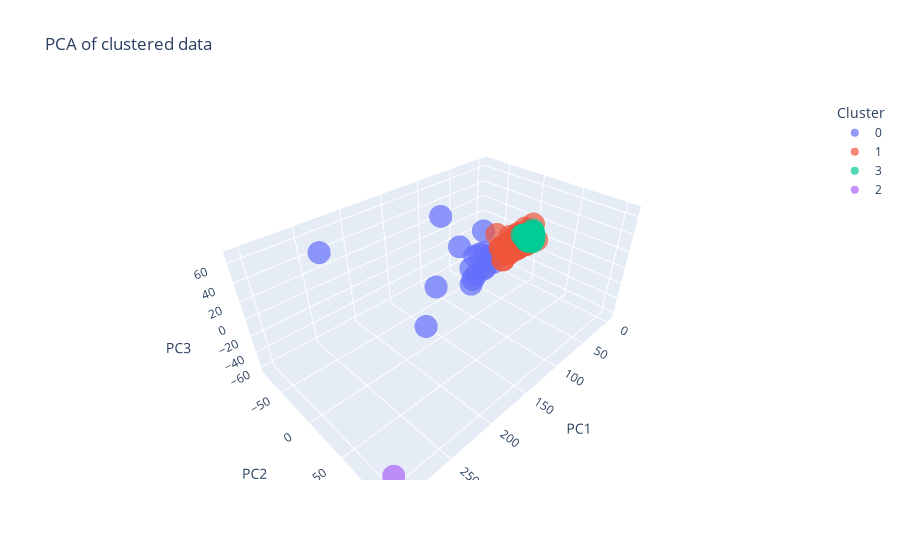

Notebook cell for this chart:
### Markdown cell above
we clearly see that the ward method is the most effficent since it gives use 2 main clusters and a third one, which probably contains outliers.
we then proceed plotting the clusters we found thanks to this method.

### Code cell
# Perform hierarchical clustering
model = AgglomerativeClustering(n_clusters=4, linkage='ward')
model.fit(data_scaled)
model_labels = [str(label) for label in model.labels_]


# Calculate cluster means
cluster_means = []
for i in range(model.n_clusters_):
    cluster_means.append(df_seq_HFiltNorm[model.labels_ == i].mean())

# Perform PCA
pca = PCA(n_components=3)
pca_data = pca.fit_transform(data_scaled)

# Create DataFrame for clustered data
df_clustered = pd.DataFrame({
    'PC1': pca_data[:, 0],
    'PC2': pca_data[:, 1],
    'PC3': pca_data[:, 2],
    'Cluster': model_labels
})

# Plot with Plotly Express
fig = px.scatter_3d(df_clustered, x='PC1', y='PC2', z='PC3', color='Cluster',
                    opacity=0.7, size_max=10,
                    title='PCA of clustered data')

# # Add annotations for legend
# for i, mean in enumerate(cluster_means):
#     fig.add_annotation(x=mean[0], y=mean[1], z=mean[2],
#                        text=f'Cluster {i+1}',
#                        showarrow=False,
#                        font=dict(color=sns.color_palette("Set1", n_colors=4)[i]))

fig.show()

### Figure 1 — Plotly figure (JSON) as saved in the notebook; plotly's stock layout.template omitted (floating-point values rounded to 4 significant figures; data arrays with more than 128 entries replaced by an {"elided": "..."} marker saying what was removed)
{"data": [{"hovertemplate": "Cluster=0<br>PC1=%{x}<br>PC2=%{y}<br>PC3=%{z}<extra></extra>", "legendgroup": "0", "marker": {"color": "#636efa", "opacity": 0.7, "symbol": "circle"}, "mode": "markers", "name": "0", "scene": "scene", "showlegend": true, "type": "scatter3d", "x": [51.55, 81.98, 81.76, 135.5, 156.0, 135.7, 131.9, 232.1, 60.43, 153.2, 75.93, 74.77, 111.4, 101.7, 74.83, 67.81, 74.11, 71.73, 87.21], "y": [-32.08, -21.13, -14.12, -15.06, 48.25, 41.96, -27.48, -81.8, -11.18, -22.05, -6.366, -8.614, 4.225, -21.8, -1.201, 1.146, -16.82, 0.6888, -14.15], "z": [13.67, -40.4, -23.93, 67.08, 58.39, 51.05, -22.88, 39.54, -6.476, -62.88, -13.38, -16.73, 5.977, 17.3, 2.763, 3.278, -1.157, -5.939, -27.85]}, {"hovertemplate": "Cluster=1<br>PC1=%{x}<br>PC2=%{y}<br>PC3=%{z}<extra></extra>", "legendgroup": "1", "marker": {"color": "#EF553B", "opacity": 0.7, "symbol": "circle"}, "mode": "markers", "name": "1", "scene": "scene", "showlegend": true, "type": "scatter3d", "x": [14.03, 8.714, 11.0, 12.77, 13.54, 18.4, 4.99, 5.002, 8.148, 17.03, 12.67, 8.39, 12.9, 13.29, 12.0, 13.16, 11.8, 14.95, 26.36, 9.584, 17.83, 16.45, 11.17, 9.326, 18.65, 6.86, 10.47, 42.43, 12.89, 44.81, 6.517, 17.33, 23.13, 9.376, 11.47, 15.9, 7.74, 7.669, 16.48, 15.21, 9.727, 9.871, 22.94, 24.57, 19.54, 18.8, 19.65, 50.03, 14.16, 8.792, 13.52, 11.81, 13.44, 19.59, 32.26, 20.87, 48.78, 15.65, 9.004, 13.7, 16.67, 18.73, 30.36, 29.66, 8.009, 46.19, 46.55, 24.69, 35.9, 52.53, 10.26, 11.48, 28.7, 39.77, 51.1, 11.37, 27.1, 42.29, 41.84, 18.66, 14.39, 30.3, 13.0, 9.158, 15.23, 20.41, 18.58, 13.37, 10.17, 32.26, 12.45, 11.45, 39.56, 16.68, 16.35, 13.42, 12.73, 40.79, 34.66, 12.26, 16.65, 9.074, 39.27, 30.79, 30.57, 23.72, 20.95, 34.45, 9.168, 39.62, 39.74, 8.341, 32.19, 9.947, 11.69, 25.75, 9.714, 31.54, 26.53, 10.23], "y": [-8.74, 1.899, 0.7128, -1.989, 15.95, 5.019, 3.445, 4.551, -2.478, -1.955, -6.145, 0.2215, -0.4449, 1.102, -2.227, 0.7727, -3.362, -4.697, -12.53, -3.641, -4.015, -0.07669, -3.42, 0.3555, -6.892, 1.729, -3.381, -8.304, 0.6416, -17.67, 2.792, -4.899, -6.238, -0.8442, 1.174, 2.684, -1.54, -0.2873, 2.634, -5.677, -0.3339, -2.006, -1.071, 3.772, -3.558, -1.612, -5.933, -2.721, -3.075, -1.552, 0.851, -0.461, -1.132, -7.949, 3.482, -0.004466, 2.526, 1.972, -3.225, -3.008, -1.215, -5.674, -5.087, -0.415, -2.634, -8.952, 0.6738, -6.36, -5.604, 0.5474, -2.584, -3.345, -3.08, -8.471, -6.676, 2.496, 6.222, 1.198, -1.941, -2.309, -4.234, 1.247, 0.09424, -0.524, -4.077, -2.364, -4.2, -2.491, -3.656, -0.9456, -3.415, -4.041, -3.515, -4.493, 4.739, -2.346, 0.6707, -4.995, -6.455, -0.7412, 2.681, 1.614, 5.244, 2.179, -3.918, 2.684, -0.1709, -2.277, -1.547, -2.083, -2.089, -0.8206, 1.61, -1.849, 0.2461, -0.9895, -1.794, -7.308, -8.01, -2.762], "z": [4.121, 2.31, -4.762, 14.11, 5.924, 13.54, 18.36, 7.261, -4.769, -6.618, 6.173, 10.48, -2.814, -1.495, -4.957, -6.209, 3.684, 5.193, 4.523, -4.254, 2.848, -4.461, -3.874, -2.318, 7.636, 6.251, -3.216, -19.09, 3.155, 12.02, 3.557, -9.499, 0.7666, -0.4011, 7.443, 5.284, -0.1825, 5.015, 5.22, 2.81, 3.464, 3.21, -4.323, -1.476, -3.557, -8.206, 3.899, 0.8543, -4.297, -2.028, -0.8754, 4.375, -3.743, -1.237, -2.58, 1.779, 1.086, -2.567, 0.9509, -0.8356, -0.9991, -3.72, -2.081, -4.048, -0.8629, -0.3083, -6.192, 5.938, 3.114, -10.51, -0.6208, -2.754, -2.289, -4.947, 1.393, 4.359, 0.5792, 0.7677, -8.614, -4.914, -1.434, 1.353, 2.437, -0.7863, -5.146, -3.686, -6.996, -2.483, -1.185, -0.8603, 0.7857, -1.786, -8.047, 0.5526, -3.713, -4.215, 2.084, 3.604, -2.923, -4.236, 1.886, 0.1226, 1.928, -4.545, -10.24, -3.32, -1.941, 0.918, -2.919, 5.926, 5.948, -0.5631, -4.171, -2.884, 2.844, -0.2727, -1.029, -1.269, -3.988, -1.288]}, {"hovertemplate": "Cluster=3<br>PC1=%{x}<br>PC2=%{y}<br>PC3=%{z}<extra></extra>", "legendgroup": "3", "marker": {"color": "#00cc96", "opacity": 0.7, "symbol": "circle"}, "mode": "markers", "name": "3", "scene": "scene", "showlegend": true, "type": "scatter3d", "x": {"elided": "2860 float values"}, "y": {"elided": "2860 float values"}, "z": {"elided": "2860 float values"}}, {"hovertemplate": "Cluster=2<br>PC1=%{x}<br>PC2=%{y}<br>PC3=%{z}<extra></extra>", "legendgroup": "2", "marker": {"color": "#ab63fa", "opacity": 0.7, "symbol": "circle"}, "mode": "markers", "name": "2", "scene": "scene", "showlegend": true, "type": "scatter3d", "x": [302.9], "y": [107.6], "z": [-38.83]}], "layout": {"legend": {"title": {"text": "Cluster"}, "tracegroupgap": 0}, "scene": {"domain": {"x": [0, 1], "y": [0, 1]}, "xaxis": {"title": {"text": "PC1"}}, "yaxis": {"title": {"text": "PC2"}}, "zaxis": {"title": {"text": "PC3"}}}, "title": {"text": "PCA of clustered data"}}}
